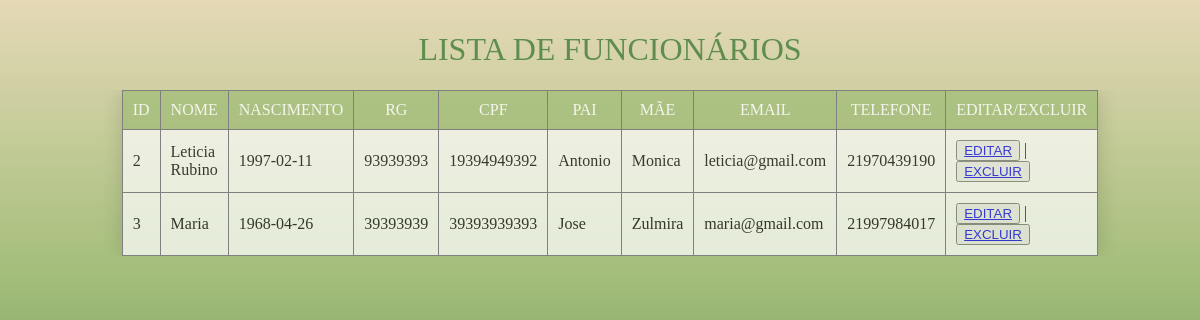
The page /listarfunc.php on the database its author committed.
### tables this page shows
CREATE TABLE `funcionario` (
  `id` int(11) NOT NULL,
  `Nome` varchar(230) NOT NULL,
  `Nascimento` varchar(10) NOT NULL,
  `RG` varchar(8) NOT NULL,
  `CPF` varchar(11) NOT NULL,
  `Pai` varchar(230) NOT NULL,
  `Mãe` varchar(230) NOT NULL,
  `Email` varchar(230) NOT NULL,
  `Telefone` varchar(12) NOT NULL
);

### listarfunc.php (the view, shortened to what this page needs)
<?php
include("conexao.php");
$sql = "select * from funcionario";
$query = mysqli_query($conn, $sql);
?>
<!DOCTYPE html PUBLIC "-//W3C//DTD XHTML 1.0 Transitional//EN"
 "http://www.w3.org/TR/xhtml1/DTD/xhtml1-transitional.dtd">
<html xmlns="http://www.w3.org/1999/xhtml">
<head>
</head>
<body>
<h1><center> LISTA DE FUNCIONÁRIOS </center></h1>
<div style="overflow-x:auto;">
<table width="" border="" align="center">
<thead>
<tr>
    <th>ID</th>
    <th>NOME</th>
    <th>NASCIMENTO</th>
    <th>RG</th>
    <th>CPF</th>
    <th>PAI</th>
    <th>MÃE</th>
    <th>EMAIL</th>
    <th>TELEFONE</th>
    <th>EDITAR/EXCLUIR</th>
  </tr>
</thead>
<?php
while($L = mysqli_fetch_array($query)) {
  $id        = $L["id"];
  $nome      = $L["Nome"];
  $data_nasc = $L["Nascimento"];
  $rg     = $L["RG"];
  $cpf     = $L["CPF"];
  $pai     = $L["Pai"];
  $mae     = $L["Mãe"];
  $email     = $L["Email"];
  $telefone     = $L["Telefone"];
    echo"
<tbody>
  <tr>
    <td>$id</td>
    <td>$nome</td>
    <td>$data_nasc</td>
    <td>$rg</td>
    <td>$cpf</td>
    <td>$pai</td>
    <td>$mae</td>
    <td>$email</td>
    <td>$telefone</td>
    <td><button><a href=\"editarfunc.php?id=$id\">EDITAR</a> </button> |
 <button> <a href=\"excluirfunc.php?id=$id\">EXCLUIR</a></button></td>
  </tr>
  </tbody>\n";
}
?>
</table>
</div>
</body>
</html>

### listarfunc.php (style rules this page uses)
body { background: linear-gradient(#E5D9B6,#A4BE7B,#5F8D4E,#285430); background-size: cover; width:100%; align-items: baseline; justify-content: center; padding: 10px; min-height: 100vh; margin:0; }
table, th,td { border-collapse: collapse; padding: 10px 10px; table-layout: auto; font-family: secular; box-shadow: 0 0 20px rgba(0, 0, 0, 0.15); }
table { width: 80%; }
th { background-color: #A4BE7B; color: #fff; opacity: 80%; font-family: secular; font-weight: 400; }
td { background-color:#fff ; color: #; opacity: 70%; font-family:secular; font-family:Mulish; }
h1 { font-weight: 500; font-family: Mulish; color:#5F8D4E; }

### rows shown on the page
funcionario: id "2", Nome "Leticia Rubino", Nascimento "1997-02-11", RG "93939393", CPF "19394949392", Pai "Antonio", Mãe "Monica", Email "leticia@gmail.com", Telefone "21970439190"
funcionario: id "3", Nome "Maria", Nascimento "1968-04-26", RG "39393939", CPF "39393939393", Pai "Jose", Mãe "Zulmira", Email "maria@gmail.com", Telefone "21997984017"
